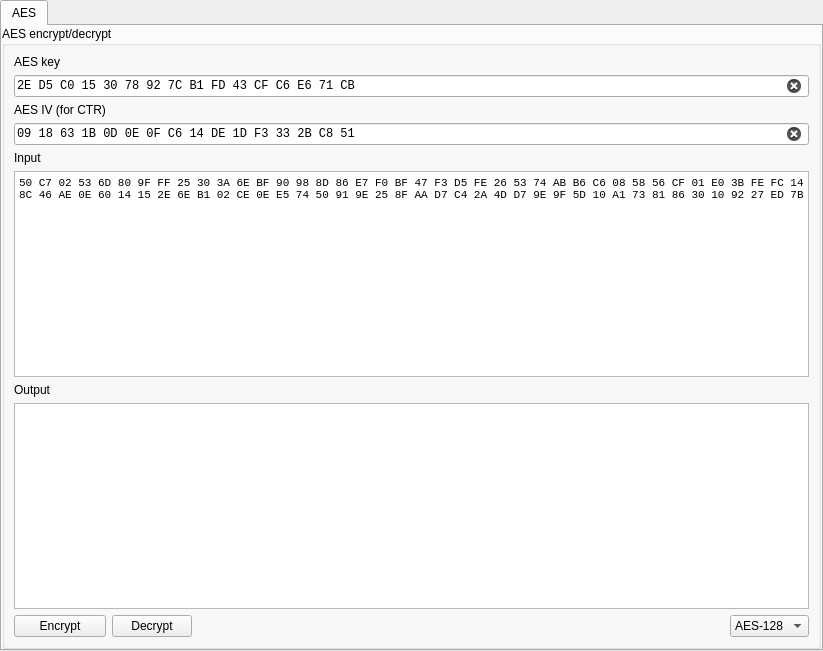
<?xml version="1.0" encoding="UTF-8"?>
<ui version="4.0">
 <class>UiCiphers</class>
 <widget class="QWidget" name="UiCiphers">
  <property name="geometry">
   <rect>
    <x>0</x>
    <y>0</y>
    <width>823</width>
    <height>651</height>
   </rect>
  </property>
  <property name="windowTitle">
   <string>Ciphers</string>
  </property>
  <layout class="QGridLayout" name="gridLayout">
   <property name="leftMargin">
    <number>0</number>
   </property>
   <property name="topMargin">
    <number>0</number>
   </property>
   <property name="rightMargin">
    <number>0</number>
   </property>
   <property name="bottomMargin">
    <number>0</number>
   </property>
   <item row="0" column="0">
    <widget class="QTabWidget" name="keyExchange_tabWidget_X25519_2">
     <property name="currentIndex">
      <number>0</number>
     </property>
     <widget class="QWidget" name="tabName_KeyExchange_X25519_2">
      <attribute name="title">
       <string>AES</string>
      </attribute>
      <layout class="QGridLayout" name="gridLayout_9">
       <property name="leftMargin">
        <number>0</number>
       </property>
       <property name="topMargin">
        <number>0</number>
       </property>
       <property name="rightMargin">
        <number>0</number>
       </property>
       <property name="bottomMargin">
        <number>0</number>
       </property>
       <item row="0" column="0">
        <widget class="QGroupBox" name="groupBox_2">
         <property name="title">
          <string>AES encrypt/decrypt</string>
         </property>
         <layout class="QGridLayout" name="gridLayout_8">
          <item row="8" column="1">
           <widget class="QPushButton" name="ciphers_AES_pushButton_Decrypt">
            <property name="text">
             <string>Decrypt</string>
            </property>
           </widget>
          </item>
          <item row="0" column="0">
           <widget class="QLabel" name="label_12">
            <property name="text">
             <string>AES key</string>
            </property>
           </widget>
          </item>
          <item row="7" column="0" colspan="4">
           <widget class="QTextEdit" name="ciphers_AES_textEdit_AesOutput">
            <property name="font">
             <font>
              <family>Consolas</family>
             </font>
            </property>
           </widget>
          </item>
          <item row="8" column="0">
           <widget class="QPushButton" name="ciphers_AES_pushButton_Encrypt">
            <property name="text">
             <string>Encrypt</string>
            </property>
           </widget>
          </item>
          <item row="8" column="3">
           <widget class="QComboBox" name="ciphers_AES_comboBox">
            <item>
             <property name="text">
              <string>AES-128</string>
             </property>
            </item>
           </widget>
          </item>
          <item row="1" column="0" colspan="4">
           <widget class="QLineEdit" name="ciphers_AES_textEdit_AesKey">
            <property name="font">
             <font>
              <family>Consolas</family>
             </font>
            </property>
            <property name="text">
             <string>2E D5 C0 15 30 78 92 7C B1 FD 43 CF C6 E6 71 CB</string>
            </property>
            <property name="clearButtonEnabled">
             <bool>true</bool>
            </property>
           </widget>
          </item>
          <item row="3" column="0" colspan="4">
           <widget class="QLineEdit" name="ciphers_AES_textEdit_AesIV">
            <property name="font">
             <font>
              <family>Consolas</family>
             </font>
            </property>
            <property name="text">
             <string>09 18 63 1B 0D 0E 0F C6 14 DE 1D F3 33 2B C8 51</string>
            </property>
            <property name="clearButtonEnabled">
             <bool>true</bool>
            </property>
           </widget>
          </item>
          <item row="5" column="0" colspan="4">
           <widget class="QTextEdit" name="ciphers_AES_textEdit_AesInput">
            <property name="font">
             <font>
              <family>Consolas</family>
             </font>
            </property>
            <property name="html">
             <string>&lt;!DOCTYPE HTML PUBLIC &quot;-//W3C//DTD HTML 4.0//EN&quot; &quot;http://www.w3.org/TR/REC-html40/strict.dtd&quot;&gt;
&lt;html&gt;&lt;head&gt;&lt;meta name=&quot;qrichtext&quot; content=&quot;1&quot; /&gt;&lt;meta charset=&quot;utf-8&quot; /&gt;&lt;style type=&quot;text/css&quot;&gt;
p, li { white-space: pre-wrap; }
hr { height: 1px; border-width: 0; }
&lt;/style&gt;&lt;/head&gt;&lt;body style=&quot; font-family:'Consolas'; font-size:9pt; font-weight:400; font-style:normal;&quot;&gt;
&lt;p style=&quot; margin-top:0px; margin-bottom:0px; margin-left:0px; margin-right:0px; -qt-block-indent:0; text-indent:0px;&quot;&gt;&lt;span style=&quot; font-size:8pt;&quot;&gt;50 C7 02 53 6D 80 9F FF 25 30 3A 6E BF 90 98 8D 86 E7 F0 BF 47 F3 D5 FE 26 53 74 AB B6 C6 08 58 56 CF 01 E0 3B FE FC 14 8C 46 AE 0E 60 14 15 2E 6E B1 02 CE 0E E5 74 50 91 9E 25 8F AA D7 C4 2A 4D D7 9E 9F 5D 10 A1 73 81 86 30 10 92 27 ED 7B&lt;/span&gt;&lt;/p&gt;&lt;/body&gt;&lt;/html&gt;</string>
            </property>
           </widget>
          </item>
          <item row="2" column="0">
           <widget class="QLabel" name="label_14">
            <property name="text">
             <string>AES IV (for CTR)</string>
            </property>
           </widget>
          </item>
          <item row="6" column="0">
           <widget class="QLabel" name="label_16">
            <property name="text">
             <string>Output</string>
            </property>
           </widget>
          </item>
          <item row="4" column="0">
           <widget class="QLabel" name="label_15">
            <property name="text">
             <string>Input</string>
            </property>
           </widget>
          </item>
          <item row="8" column="2">
           <spacer name="horizontalSpacer">
            <property name="orientation">
             <enum>Qt::Horizontal</enum>
            </property>
            <property name="sizeHint" stdset="0">
             <size>
              <width>40</width>
              <height>20</height>
             </size>
            </property>
           </spacer>
          </item>
         </layout>
        </widget>
       </item>
      </layout>
     </widget>
    </widget>
   </item>
  </layout>
 </widget>
 <resources/>
 <connections/>
</ui>
